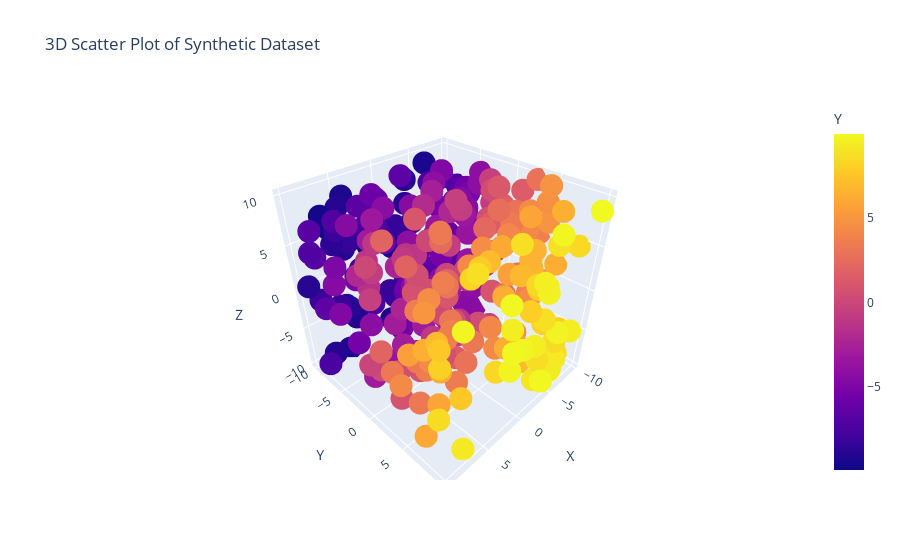

This figure's notebook cell:
### Code cell
fig = px.scatter_3d(df, x='X', y='Y', z='Z', color='Y', title='3D Scatter Plot of Synthetic Dataset')

# Show the plot
fig.show()

### Figure 1 — Plotly figure (JSON) as saved in the notebook; plotly's stock layout.template omitted (floating-point values rounded to 4 significant figures; data arrays with more than 128 entries replaced by an {"elided": "..."} marker saying what was removed)
{"data": [{"hovertemplate": "X=%{x}<br>Y=%{marker.color}<br>Z=%{z}<extra></extra>", "legendgroup": "", "marker": {"color": {"elided": "300 float values"}, "coloraxis": "coloraxis", "symbol": "circle"}, "mode": "markers", "name": "", "scene": "scene", "showlegend": false, "type": "scatter3d", "x": {"elided": "300 float values"}, "y": {"elided": "300 float values"}, "z": {"elided": "300 float values"}}], "layout": {"coloraxis": {"colorbar": {"title": {"text": "Y"}}, "colorscale": [[0, "#0d0887"], [0.1111, "#46039f"], [0.2222, "#7201a8"], [0.3333, "#9c179e"], [0.4444, "#bd3786"], [0.5556, "#d8576b"], [0.6667, "#ed7953"], [0.7778, "#fb9f3a"], [0.8889, "#fdca26"], [1, "#f0f921"]]}, "legend": {"tracegroupgap": 0}, "scene": {"domain": {"x": [0, 1], "y": [0, 1]}, "xaxis": {"title": {"text": "X"}}, "yaxis": {"title": {"text": "Y"}}, "zaxis": {"title": {"text": "Z"}}}, "title": {"text": "3D Scatter Plot of Synthetic Dataset"}}}
